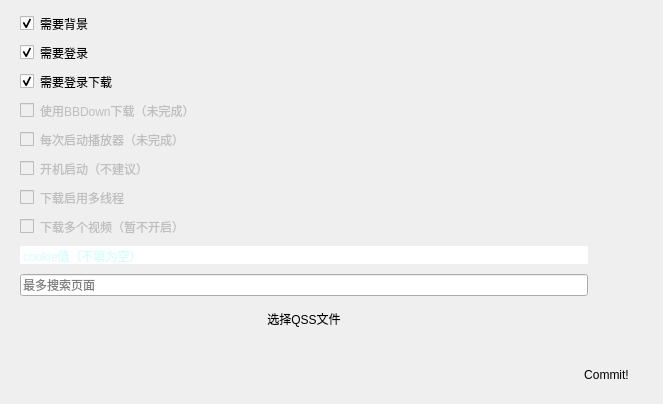
<?xml version="1.0" encoding="UTF-8"?>
<ui version="4.0">
 <class>Setting</class>
 <widget class="QWidget" name="Setting">
  <property name="geometry">
   <rect>
    <x>0</x>
    <y>0</y>
    <width>663</width>
    <height>404</height>
   </rect>
  </property>
  <property name="windowTitle">
   <string>Widget</string>
  </property>
  <property name="styleSheet">
   <string notr="true">QCheckBox {
	border-top-left-radius:10px;
	border-top-right-radius:10px;
	border-bottom-left-radius:10px;
	border-bottom-right-radius:10px;
}</string>
  </property>
  <widget class="QPushButton" name="pushButton">
   <property name="geometry">
    <rect>
     <x>560</x>
     <y>360</y>
     <width>93</width>
     <height>29</height>
    </rect>
   </property>
   <property name="styleSheet">
    <string notr="true">border-radius
border-top-left-radius
border-top-right-radius
border-bottom-left-radius
border-bottom-right-radius</string>
   </property>
   <property name="text">
    <string>Commit!</string>
   </property>
   <property name="autoDefault">
    <bool>false</bool>
   </property>
   <property name="default">
    <bool>false</bool>
   </property>
   <property name="flat">
    <bool>true</bool>
   </property>
  </widget>
  <widget class="QWidget" name="horizontalLayoutWidget">
   <property name="geometry">
    <rect>
     <x>20</x>
     <y>10</y>
     <width>581</width>
     <height>331</height>
    </rect>
   </property>
   <layout class="QHBoxLayout" name="horizontalLayout">
    <item>
     <layout class="QVBoxLayout" name="verticalLayout">
      <item>
       <widget class="QCheckBox" name="isNeedBackground">
        <property name="enabled">
         <bool>true</bool>
        </property>
        <property name="styleSheet">
         <string notr="true">border-radius
        border-top-left-radius
        border-top-right-radius
        border-bottom-left-radius
        border-bottom-right-radius</string>
        </property>
        <property name="text">
         <string>需要背景</string>
        </property>
        <property name="checked">
         <bool>true</bool>
        </property>
        <property name="autoRepeat">
         <bool>false</bool>
        </property>
        <property name="autoExclusive">
         <bool>false</bool>
        </property>
        <property name="tristate">
         <bool>false</bool>
        </property>
       </widget>
      </item>
      <item>
       <widget class="QCheckBox" name="isNeedLogin">
        <property name="text">
         <string>需要登录</string>
        </property>
        <property name="checked">
         <bool>true</bool>
        </property>
       </widget>
      </item>
      <item>
       <widget class="QCheckBox" name="isLogin">
        <property name="text">
         <string>需要登录下载</string>
        </property>
        <property name="checked">
         <bool>true</bool>
        </property>
       </widget>
      </item>
      <item>
       <widget class="QCheckBox" name="isBBDown">
        <property name="enabled">
         <bool>false</bool>
        </property>
        <property name="text">
         <string>使用BBDown下载（未完成）</string>
        </property>
       </widget>
      </item>
      <item>
       <widget class="QCheckBox" name="playerEverytime">
        <property name="enabled">
         <bool>false</bool>
        </property>
        <property name="text">
         <string>每次启动播放器（未完成）</string>
        </property>
       </widget>
      </item>
      <item>
       <widget class="QCheckBox" name="start">
        <property name="enabled">
         <bool>false</bool>
        </property>
        <property name="text">
         <string>开机启动（不建议）</string>
        </property>
       </widget>
      </item>
      <item>
       <widget class="QCheckBox" name="threadOne">
        <property name="enabled">
         <bool>false</bool>
        </property>
        <property name="text">
         <string>下载启用多线程</string>
        </property>
       </widget>
      </item>
      <item>
       <widget class="QCheckBox" name="downloadAll">
        <property name="enabled">
         <bool>false</bool>
        </property>
        <property name="text">
         <string>下载多个视频（暂不开启）</string>
        </property>
       </widget>
      </item>
      <item>
       <widget class="QLineEdit" name="cookie">
        <property name="styleSheet">
         <string notr="true">border-top-left-radius:10px;
border-top-right-radius:10px;
border-bottom-left-radius:10px;
border-bottom-right-radius:10px;
color: rgb(170, 255, 255);
border:1px solid rgb(255,255,255);
border-radius:20px;</string>
        </property>
        <property name="text">
         <string extracomment="cookie值"/>
        </property>
        <property name="frame">
         <bool>false</bool>
        </property>
        <property name="placeholderText">
         <string>cookie值（不填为空）</string>
        </property>
        <property name="clearButtonEnabled">
         <bool>true</bool>
        </property>
       </widget>
      </item>
      <item>
       <widget class="QLineEdit" name="mostSearch">
        <property name="placeholderText">
         <string>最多搜索页面</string>
        </property>
       </widget>
      </item>
      <item>
       <widget class="QPushButton" name="QSSfile">
        <property name="text">
         <string>选择QSS文件</string>
        </property>
        <property name="flat">
         <bool>true</bool>
        </property>
       </widget>
      </item>
     </layout>
    </item>
    <item>
     <widget class="QLabel" name="label">
      <property name="text">
       <string/>
      </property>
     </widget>
    </item>
   </layout>
  </widget>
 </widget>
 <resources/>
 <connections/>
</ui>
